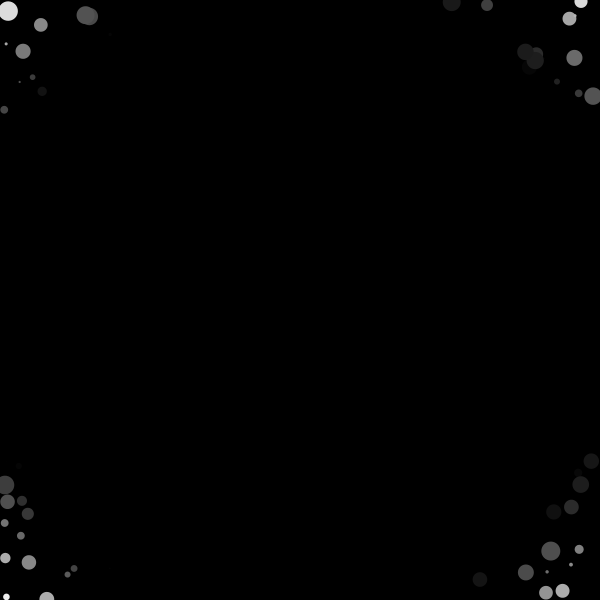
Frame 1 (no input)
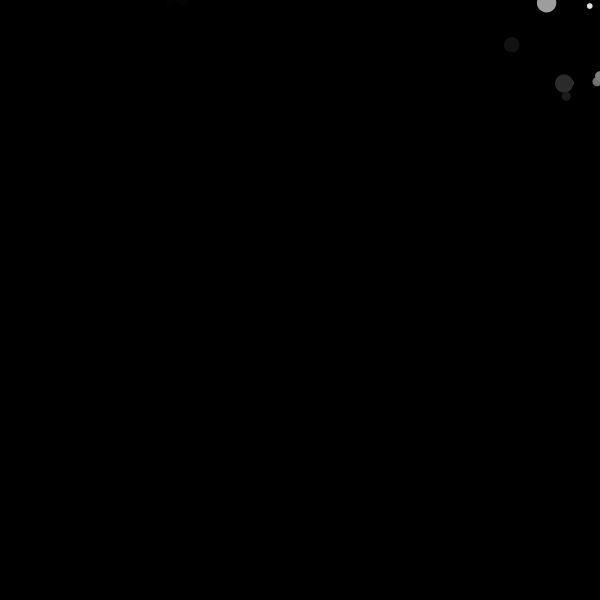
Frame 60 (the mouse pressed at the canvas centre just before this capture)
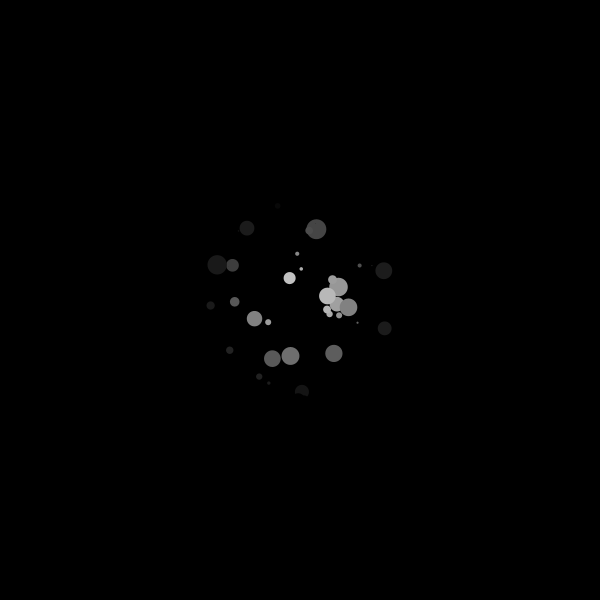
Frame 120 (the mouse held since frame 60 and released just before this capture)

The Processing sketch that drew these frames (run headless with seeded random() and noise(); from frame 60 on, the mouse is pressed at the canvas centre):

// Processing sketch: processing_156910
// ── processing_156910.pde

float alpha;
PVector center;
int num = 500;
PVector mouse;

ArrayList<Object> objects;

void setup() {
  size(600, 600);
  smooth();
  
  center = new PVector(width/2, height/2);
  objects = new ArrayList<Object>();
  
    for (int i = 0; i < num; i++) {
    objects.add(new Object(new PVector(random(width), random(height))));
  }
}

void draw() {
  background(0);
  
  
  mouse = new PVector(mouseX, mouseY);
 
  
  
  
  for (Object o : objects) {
    o.update();
    o.display();
  }
}

class Object {
  
  float hAmp;
  float vAmp;
  float angleH;
  float angleV;
  float hAngVelocity;
  float vAngVelocity;
  float velRange = 0.008;
  
 
  PVector anchor;
  PVector location;
  PVector velocity;
  PVector acceleration;
  float radius;
  
  Object(PVector loc) {
    location = loc.get();
    anchor = loc.get();
    angleH = PI/2;
    angleV = 0;
    hAmp = random(100, 200);
    vAmp = random(100, 200);//random(100);
    hAngVelocity = random(-velRange, velRange);//random(0.009, 0.01);
    vAngVelocity = random(-velRange, velRange);
    
    radius = random(20);
    
  }
  
  void update() {
    float x = hAmp * cos(angleH) + anchor.x;
    float y = vAmp * sin(angleV) + anchor.y;
    location = new PVector(x, y);
    
    float h = map(mouseX, 0, width, -2*velRange, 2*velRange);
    float v = map(mouseY, 0, height, -2*velRange, 2*velRange);
    
    angleH += hAngVelocity + h;
    angleV += vAngVelocity + v;
    
    
  }
  
  void display() {
    noStroke();
     float dmouse = mouse.dist(center);
     float dobject = location.dist(center);
     int spread = 100;
     if (abs(dmouse - dobject) < spread) {
       
       float d = dmouse - dobject;
       alpha = map(d, -spread , spread , -255, 255);
       alpha = 255 - abs(alpha);
       
     } else {
       alpha = 0;
     }
    fill(alpha);
    ellipse(location.x, location.y, radius, radius);
  }
  
}
